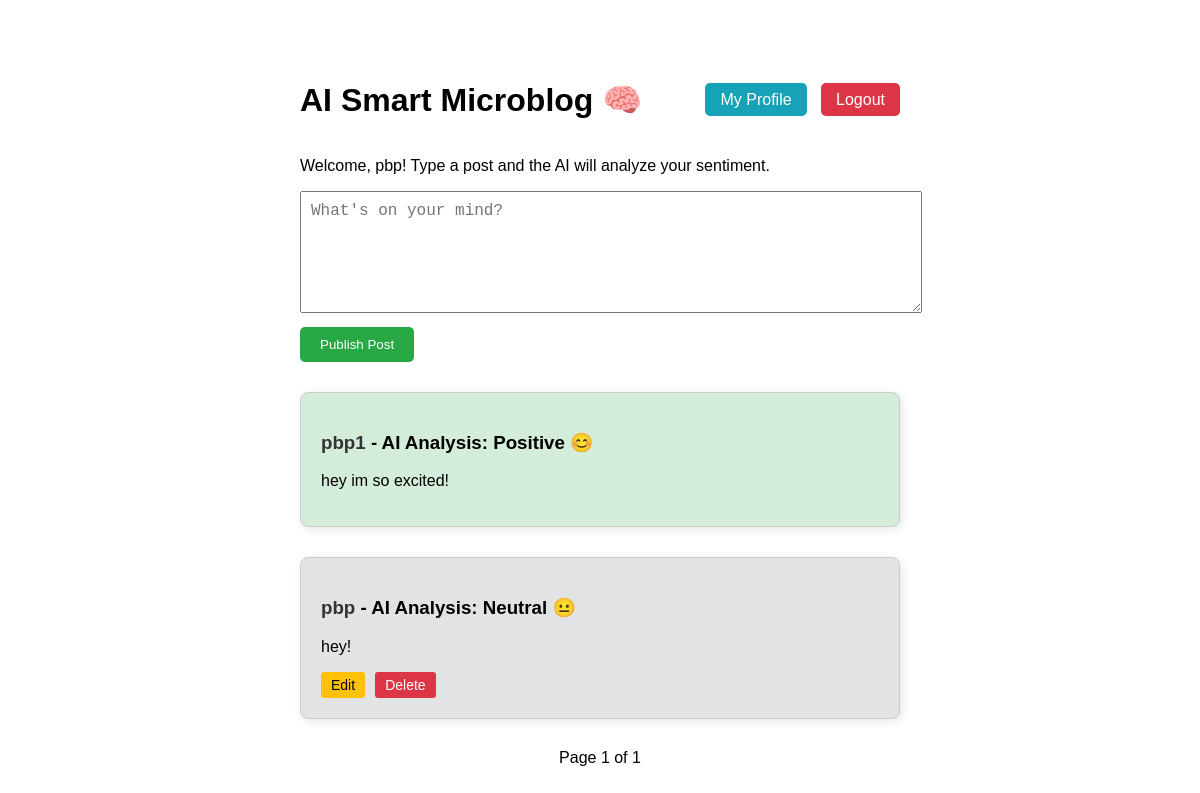
Page / (signed in) on the earlier database version.
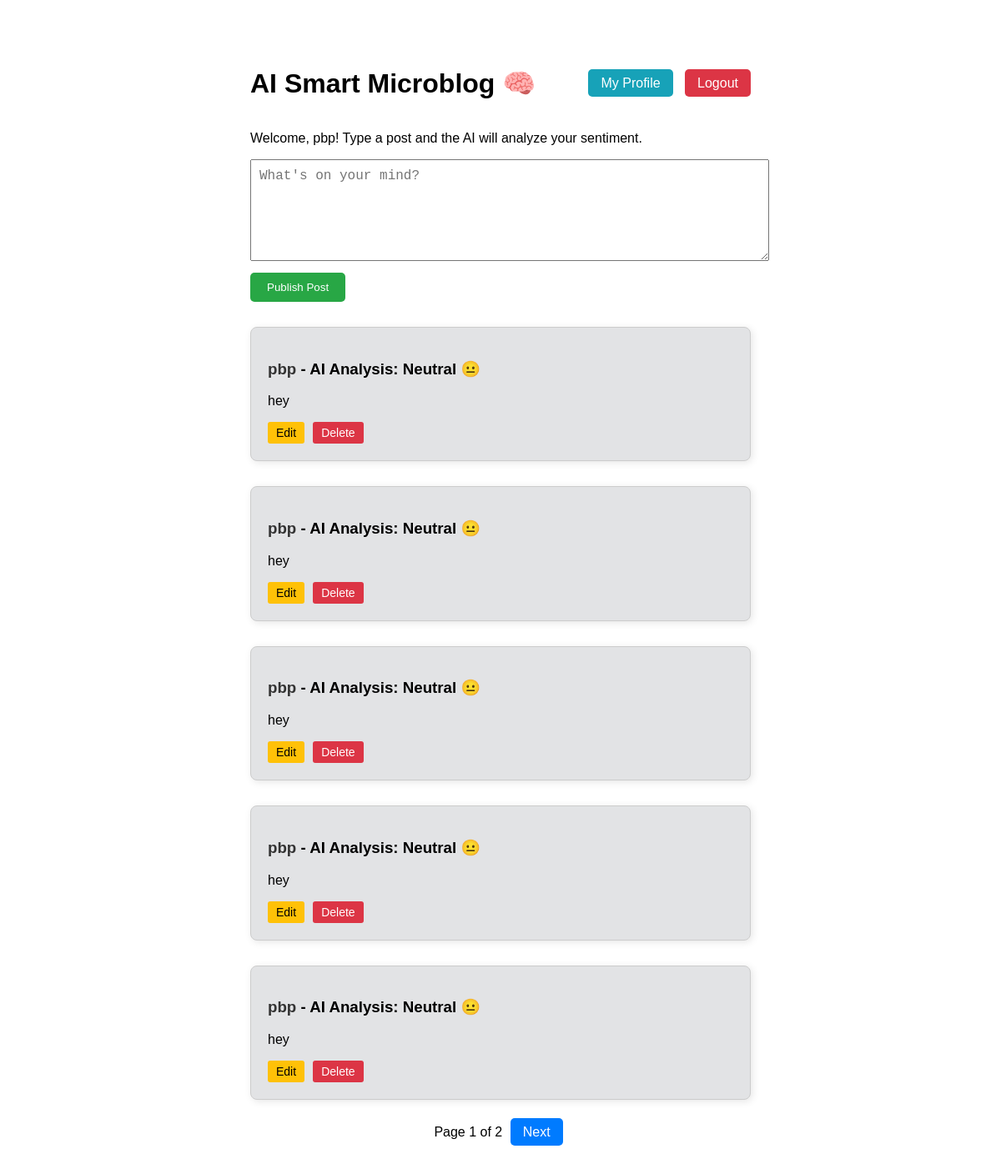
Same page on the later database version.
### app.py (models this page shows, shortened)
class Post(db.Model):
    id = db.Column(db.Integer, primary_key=True)
    text = db.Column(db.String(500), nullable=False)
    mood = db.Column(db.String(50), nullable=False)
    color = db.Column(db.String(20), nullable=False)
    user_id = db.Column(db.Integer, db.ForeignKey('user.id'), nullable=False)

class User(UserMixin, db.Model):
    id = db.Column(db.Integer, primary_key=True)
    username = db.Column(db.String(150), unique=True, nullable=False)
    password = db.Column(db.String(150), nullable=False)
    posts = db.relationship('Post', backref='author', lazy=True)
    followed = db.relationship(
        'User', secondary=followers,
        primaryjoin=(followers.c.follower_id == id),
        secondaryjoin=(followers.c.followed_id == id),
        backref=db.backref('followers', lazy='dynamic'), lazy='dynamic')

### app.py (the view, shortened to what this page needs)
@app.route('/', methods=['GET', 'POST'])
@login_required
def home():
    page = request.args.get('page', 1, type=int)
    pagination = Post.query.order_by(Post.id.desc()).paginate(page=page, per_page=5, error_out=False)
    posts = pagination.items
    return render_template('index.html', posts=posts, pagination=pagination)

### app.py (called while the page is built)
@login_manager.user_loader
def load_user(user_id):
    return User.query.get(int(user_id))

### templates/index.html (shortened to what this page needs)
<!DOCTYPE html>
<html>
<head>
</head>
<body>
    <div class="header">
        <h1>AI Smart Microblog 🧠</h1>
        <div>
            <a href="/profile/{{ current_user.username }}" class="profile-btn">My Profile</a>
            <a href="/logout" class="logout-btn">Logout</a>
        </div>
    </div>
    <p>Welcome, {{ current_user.username }}! Type a post and the AI will analyze your sentiment.</p>
    <form method="POST">
        <textarea name="content" placeholder="What's on your mind?" required></textarea><br>
        <button type="submit">Publish Post</button>
    </form>
    {% for post in posts %}
    <div class="post" style="background-color: {{ post.color }};">
        <h3><a href="/profile/{{ post.author.username }}" class="author-link">{{ post.author.username }}</a> - AI Analysis: {{ post.mood }}</h3>
        <p>{{ post.text }}</p>
        {% if post.author.id == current_user.id %}
        <div class="action-btns">
            <a href="/edit/{{ post.id }}" class="edit-btn">Edit</a>
            <form action="/delete/{{ post.id }}" method="POST" style="display:inline;">
                <button type="submit" class="delete-btn">Delete</button>
            </form>
        </div>
        {% endif %}
    </div>
    {% endfor %}
    <div class="pagination">
        <span>Page {{ pagination.page }} of {{ pagination.pages }}</span>
        {% if pagination.has_next %}
            <a href="{{ url_for('home', page=pagination.next_num) }}">Next</a>
        {% endif %}
    </div>
</body>
</html>

Differences in the rows shown:
no longer on this page (row unchanged): Post: author.username "pbp1", mood "Positive 😊", text "hey im so excited!", color "#d4edda" (drawn)
no longer on this page (row unchanged): Post: author.username "pbp", mood "Neutral 😐", text "hey!"
added Post: author.username "pbp", mood "Neutral 😐", text "hey"
added Post: author.username "pbp", mood "Neutral 😐", text "hey"
added Post: author.username "pbp", mood "Neutral 😐", text "hey"
added Post: author.username "pbp", mood "Neutral 😐", text "hey"
added Post: author.username "pbp", mood "Neutral 😐", text "hey"
Other differences:
{{ pagination.pages }}: "1" → "2"
text now shown: "Next"
